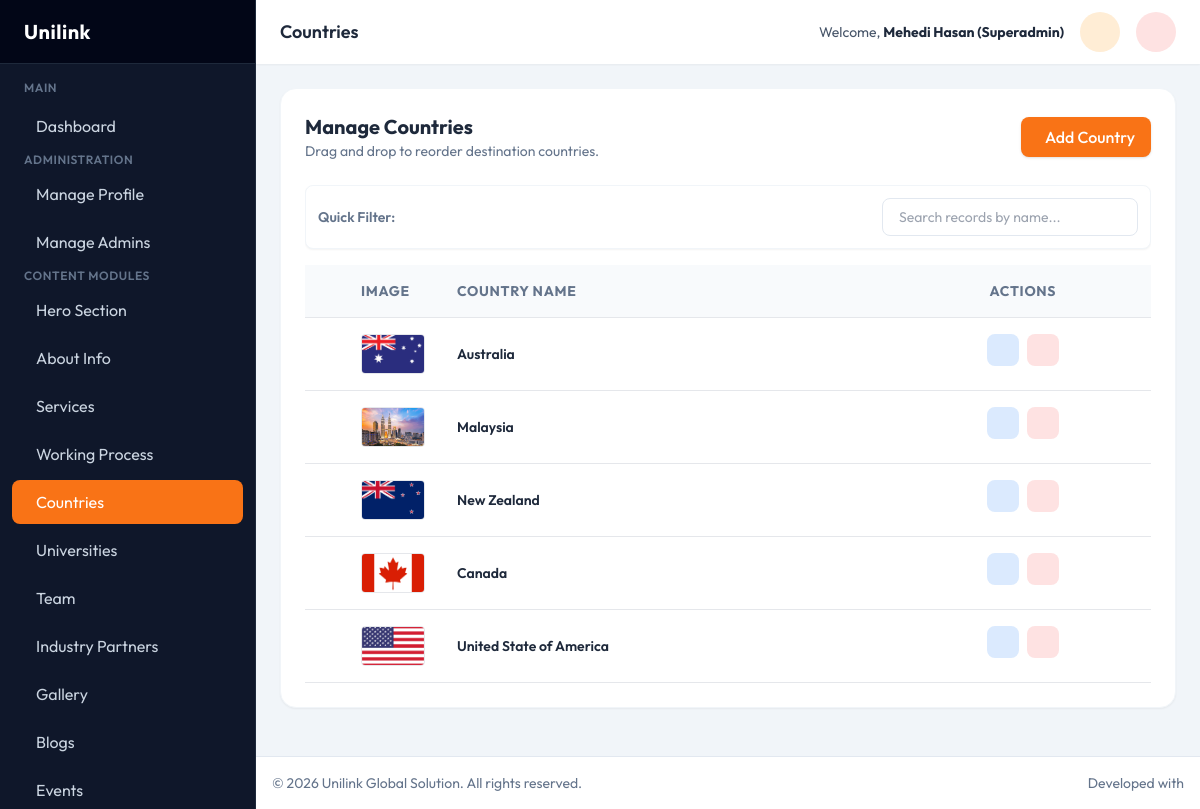
The page /admin/countries.php (signed in) on the database its author committed.
### tables this page shows
CREATE TABLE `country` (
  `id` int(11) NOT NULL,
  `country_image` varchar(255) DEFAULT NULL,
  `banner_image` varchar(255) DEFAULT NULL,
  `country_name` varchar(255) DEFAULT NULL,
  `about_country` text DEFAULT NULL,
  `study_opportunity` text DEFAULT NULL,
  `admission_requirements` text DEFAULT NULL,
  `lifestyle_culture` text DEFAULT NULL,
  `position` int(11) NOT NULL DEFAULT 0
);

### admin/countries.php (the view, shortened to what this page needs)
<?php
require_once __DIR__ . '/components/header.php';
$countries = $pdo->query("SELECT * FROM country ORDER BY position ASC")->fetchAll();
?>
<div class="bg-white rounded-2xl shadow-sm border border-slate-100 p-6 mb-6">
    <div class="flex flex-col sm:flex-row justify-between items-start sm:items-center gap-4 mb-6">
        <div>
            <h3 class="text-xl font-bold text-slate-800">Manage Countries</h3>
            <p class="text-slate-500 text-sm">Drag and drop to reorder destination countries.</p>
        </div>
        <button onclick="openModal()" class="px-4 py-2 bg-secondary hover:bg-accent text-white font-medium rounded-lg shadow transform transition flex items-center gap-2">
            <i class="ph ph-plus-circle text-xl"></i> Add Country
        </button>
    </div>
    <div class="overflow-x-auto">
        <table class="w-full text-left border-collapse">
            <thead>
                <tr class="bg-slate-50 text-slate-500 text-sm uppercase tracking-wider">
                    <th class="p-4 border-b w-10"></th>
                    <th class="p-4 border-b w-24">Image</th>
                    <th class="p-4 border-b">Country Name</th>
                    <th class="p-4 border-b text-center">Actions</th>
                </tr>
            </thead>
            <tbody id="sortableBody" class="text-slate-700 text-sm">
                <?php foreach($countries as $item): ?>
                <tr class="hover:bg-slate-50 border-b cursor-move" data-id="<?php echo $item['id']; ?>">
                    <td class="p-4 text-slate-400"><i class="ph ph-dots-six-vertical text-xl"></i></td>
                    <td class="p-4">
                        <?php if($item['country_image']): ?>
                        <div class="w-16 h-10 object-cover overflow-hidden rounded border">
                            <img src="../uploads/countries/<?php echo $item['country_image']; ?>" class="w-full h-full object-cover">
                        </div>
                        <?php endif; ?>
                    </td>
                    <td class="p-4 font-semibold text-slate-800"><?php echo htmlspecialchars($item['country_name']); ?></td>
                    <td class="p-4 flex gap-2 justify-center">
                        <button type="button" onclick='editItem(<?php echo json_encode($item); ?>)' class="w-8 h-8 rounded-lg bg-blue-100 text-blue-600 flex items-center justify-center hover:bg-blue-200 transition">
                        </button>
                        <form action="countries.php" method="POST" onsubmit="return confirm('Delete this country?');" class="inline">
                            <button type="submit" class="w-8 h-8 rounded-lg bg-red-100 text-red-600 flex items-center justify-center hover:bg-red-200 transition">
                            </button>
                        </form>
                    </td>
                </tr>
                <?php endforeach; ?>
            </tbody>
        </table>
    </div>
</div>
<?php require_once __DIR__ . '/components/footer.php'; ?>

### admin/components/header.php (style rules this page uses)
body { font-family: 'Outfit', sans-serif; background-color: #f1f5f9; color: #334155; }

### rows shown on the page
country: country_image (picture), country_name "Australia"
country: country_image (picture), country_name "Malaysia"
country: country_image (picture), country_name "New Zealand"
country: country_image (picture), country_name "Canada"
country: country_image (picture), country_name "United State of America"

### other values the page prints
str_replace(['_', '.php'], [' ', ''], $current_page) "Countries"
$_SESSION['admin_name'] "Mehedi Hasan (Superadmin)"
